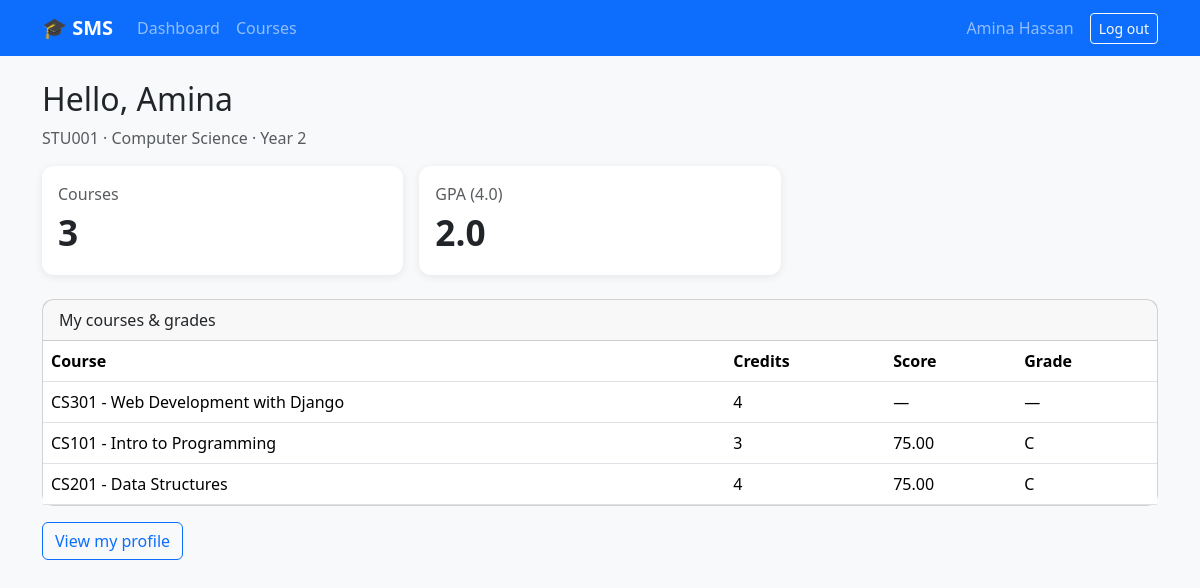
Screenshot of / (signed in) with the database file from the repository.
### students/models.py (models this page shows, shortened)
class Student(models.Model):
    class Gender(models.TextChoices):
        MALE = "M", "Male"
        FEMALE = "F", "Female"
        OTHER = "O", "Other"
    user = models.OneToOneField(
        settings.AUTH_USER_MODEL, on_delete=models.SET_NULL,
        null=True, blank=True, related_name="student_profile",
    )
    student_id = models.CharField(max_length=20, unique=True)
    first_name = models.CharField(max_length=60)
    last_name = models.CharField(max_length=60)
    email = models.EmailField(unique=True)
    phone = models.CharField(max_length=20, blank=True)
    date_of_birth = models.DateField(null=True, blank=True)
    gender = models.CharField(max_length=1, choices=Gender.choices, blank=True)
    address = models.CharField(max_length=200, blank=True)
    program = models.CharField(max_length=100, blank=True)
    year_of_study = models.PositiveSmallIntegerField(
        default=1, validators=[MinValueValidator(1), MaxValueValidator(8)])
    is_active = models.BooleanField(default=True)
    created_at = models.DateTimeField(auto_now_add=True)
    class Meta:
        ordering = ["last_name", "first_name"]
    @property
    def gpa(self):
        graded = [e for e in self.enrollments.select_related("course") if e.score is not None]
        credits = sum(e.course.credits for e in graded)
        if not credits:
            return None
        points = sum(e.grade_point * e.course.credits for e in graded)
        return round(points / credits, 2)

class Enrollment(models.Model):
    student = models.ForeignKey(Student, on_delete=models.CASCADE, related_name="enrollments")
    course = models.ForeignKey(Course, on_delete=models.CASCADE, related_name="enrollments")
    enrolled_on = models.DateField(auto_now_add=True)
    score = models.DecimalField(
        max_digits=5, decimal_places=2, null=True, blank=True,
        validators=[MinValueValidator(0), MaxValueValidator(100)],
    )
    class Meta:
        unique_together = ("student", "course")
        ordering = ["-enrolled_on"]
    @property
    def letter(self):
        if self.score is None:
            return "—"
        s = float(self.score)
        for cutoff, letter in ((90, "A"), (80, "B"), (70, "C"), (60, "D")):
            if s >= cutoff:
                return letter
        return "F"
    @property
    def grade_point(self):
        return {"A": 4, "B": 3, "C": 2, "D": 1, "F": 0}.get(self.letter, 0)

class Course(models.Model):
    code = models.CharField(max_length=10, unique=True)
    title = models.CharField(max_length=120)
    description = models.TextField(blank=True)
    credits = models.PositiveSmallIntegerField(default=3)
    instructor = models.CharField(max_length=100, blank=True)
    capacity = models.PositiveIntegerField(default=40)
    class Meta:
        ordering = ["code"]
    def __str__(self):
        return f"{self.code} - {self.title}"

### students/views.py (the view, shortened to what this page needs)
# urls.py: path("", v.dashboard, name="dashboard"),
@login_required
def dashboard(request):
    student = getattr(request.user, "student_profile", None)
    ctx = {"student": student,
           "enrollments": student.enrollments.select_related("course") if student else []}
    return render(request, "dashboard_student.html", ctx)

### templates/dashboard_student.html
{% extends 'base.html' %}
{% block content %}
{% if student %}
<h2>Hello, {{ student.first_name }}</h2>
<p class="text-muted">{{ student.student_id }} · {{ student.program|default:"No program set" }} · Year {{ student.year_of_study }}</p>
<div class="row g-3 mb-4">
  <div class="col-md-4"><div class="card stat-card p-3"><div class="text-muted">Courses</div><div class="num">{{ enrollments|length }}</div></div></div>
  <div class="col-md-4"><div class="card stat-card p-3"><div class="text-muted">GPA (4.0)</div><div class="num">{{ student.gpa|default_if_none:"—" }}</div></div></div>
</div>
<div class="card"><div class="card-header">My courses &amp; grades</div>
<table class="table mb-0"><thead><tr><th>Course</th><th>Credits</th><th>Score</th><th>Grade</th></tr></thead><tbody>
{% for e in enrollments %}<tr><td>{{ e.course }}</td><td>{{ e.course.credits }}</td><td>{{ e.score|default_if_none:"—" }}</td><td>{{ e.letter }}</td></tr>
{% empty %}<tr><td colspan="4" class="text-muted">Not enrolled yet. <a href="{% url 'course_list' %}">Browse courses</a></td></tr>{% endfor %}
</tbody></table></div>
<a class="btn btn-outline-primary mt-3" href="{% url 'student_detail' student.pk %}">View my profile</a>
{% else %}
<div class="alert alert-warning">This account has no student profile. Contact an administrator.</div>
{% endif %}
{% endblock %}

### templates/base.html (shortened to what this page needs)
<!doctype html>
<html lang="en">
<head>
  <link href="https://cdn.jsdelivr.net/npm/bootstrap@5.3.3/dist/css/bootstrap.min.css" rel="stylesheet">
  {% load static %}
  <link href="{% static 'style.css' %}" rel="stylesheet">
</head>
<body class="bg-light">
<nav class="navbar navbar-expand-lg navbar-dark bg-primary mb-4">
  <div class="container">
    <a class="navbar-brand fw-bold" href="{% url 'dashboard' %}">🎓 SMS</a>
    <div class="collapse navbar-collapse" id="nav">
      {% if user.is_authenticated %}
      <ul class="navbar-nav me-auto">
        <li class="nav-item"><a class="nav-link" href="{% url 'dashboard' %}">Dashboard</a></li>
        <li class="nav-item"><a class="nav-link" href="{% url 'course_list' %}">Courses</a></li>
      </ul>
      <span class="navbar-text me-3">{{ user.get_full_name|default:user.username }}{% if user.is_staff %} (admin){% endif %}</span>
      <form method="post" action="{% url 'logout' %}">{% csrf_token %}<button class="btn btn-outline-light btn-sm">Log out</button></form>
      {% else %}
      <ul class="navbar-nav ms-auto">
        <li class="nav-item"><a class="nav-link" href="{% url 'login' %}">Log in</a></li>
        <li class="nav-item"><a class="nav-link" href="{% url 'signup' %}">Sign up</a></li>
      </ul>
      {% endif %}
    </div>
  </div>
</nav>
<main class="container pb-5">
  {% block content %}{% endblock %}
</main>
</body>
</html>

### static/style.css (style rules this page uses)
.stat-card { border: 0; border-radius: 1rem; box-shadow: 0 2px 8px rgba(0,0,0,.08); }
.stat-card .num { font-size: 2.2rem; font-weight: 700; }
.card { border-radius: .75rem; }

### rows the page displays
Student: first_name "Amina", student_id "STU001", program "Computer Science", year_of_study "2", gpa "2.0"
Enrollment: course "CS301 - Web Development with Django", course.credits "4", score "—", letter "—"
Enrollment: course "CS101 - Intro to Programming", course.credits "3", score "75.00", letter "C"
Enrollment: course "CS201 - Data Structures", course.credits "4", score "75.00", letter "C"

### other values shown
{{ user.get_full_name|default:user.username }} "Amina Hassan"
{{ enrollments|length }} "3"
